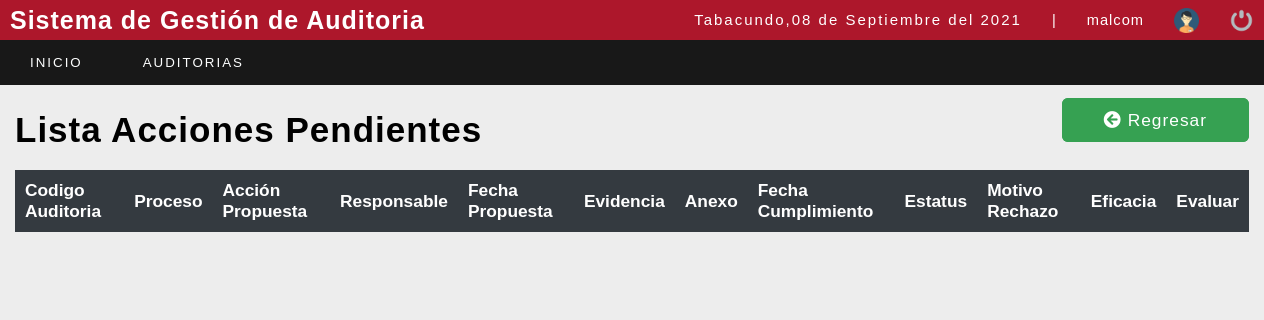
The app's page /sistema/lista_accionespendientes.php?idpa=48&id=350&ida=130 (signed in), older data.
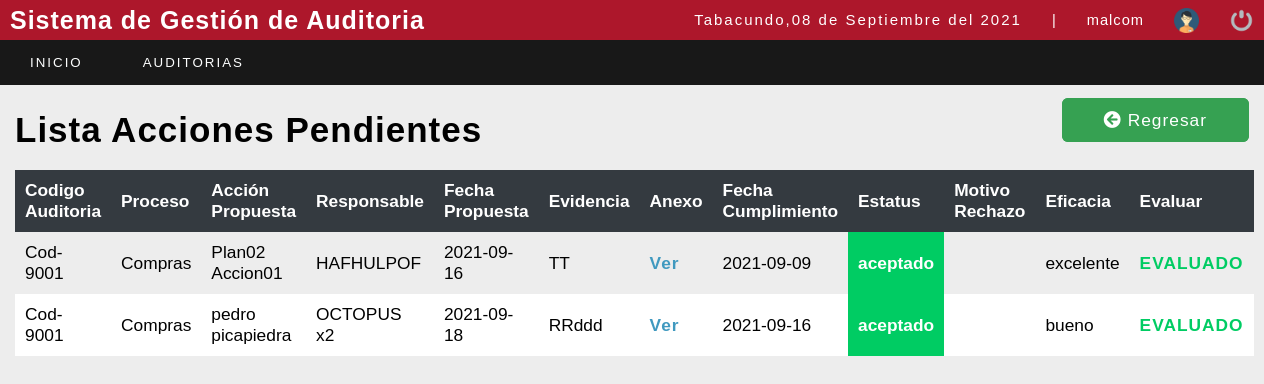
The same page, newer data.
### tables this page shows
CREATE TABLE `accionespropuestas` (
  `idaccionpropuesta` int(11) NOT NULL,
  `idplanaccion` int(11) NOT NULL,
  `accionpropuesta` varchar(100) NOT NULL,
  `responsable` varchar(100) NOT NULL,
  `fechapropuesta` date NOT NULL,
  `evidencia` varchar(150) NOT NULL,
  `fechacumplimiento` date DEFAULT NULL,
  `status` varchar(20) DEFAULT NULL,
  `motivonoaceptacion` varchar(150) DEFAULT NULL,
  `eficacia` varchar(100) DEFAULT NULL,
  `estadover` int(11) DEFAULT 1
);

### sistema/includes/funtions.php (called while the page is built, shortened)
<?php
	function fechaC(){
		$mes = array("","Enero",
					  "Febrero",
					  "Marzo",
					  "Abril",
					  "Mayo",
					  "Junio",
					  "Julio",
					  "Agosto",
					  "Septiembre",
					  "Octubre",
					  "Noviembre",
					  "Diciembre");
		return date('d')." de ". $mes[date('n')] . " del " . date('Y');
	}
 ?>

### sistema/lista_accionespendientes.php (the view, shortened to what this page needs)
<?php
include "../conexion.php";
if (empty($_REQUEST['idpa']) || empty($_REQUEST['id']) || empty($_REQUEST['ida'])) {
	header("location: lista_auditorvistaeje.php");
	mysqli_close($conection);
} else {
	$idplanaccion = $_REQUEST['idpa'];
	$iddetalleclausula = $_REQUEST['id'];
	$iddetalleauditoria = $_REQUEST['ida'];
}
?>
<!DOCTYPE html>
<html lang="en">
<head>
	<?php include "includes/scripts.php"; ?>
	<link rel="stylesheet" href="https://pro.fontawesome.com/releases/v5.10.0/css/all.css" />
</head>
<body>
	<?php include "includes/header.php"; ?>
	<section id="container">
		<div style="display: flex;  justify-content:space-between; margin: 20px 0px; ">
			<h1>Lista Acciones Pendientes</h1>
			<div style="justify-content:flex-start">
				<a style="border: 2px solid #36A152;  color: #ffffff; padding:10px 40px; background-color: #36A152; border-radius: 6px;" href="lista_planesauditado.php?id=<?php echo $iddetalleclausula ?>&ida=<?php echo $iddetalleauditoria ?>" class="btn_save"><i class="fas fa-arrow-circle-left"></i> Regresar</a>
			</div>
		</div>
		<table>
			<tr>
				<th>Codigo Auditoria</th>
				<th>Proceso</th>
				<th>Acción Propuesta</th>
				<th>Responsable</th>
				<th>Fecha Propuesta</th>
				<th>Evidencia</th>
				<th>Anexo</th>
				<th>Fecha Cumplimiento</th>
				<th>Estatus</th>
				<th>Motivo Rechazo</th>
				<th>Eficacia</th>
				<th>Evaluar</th>
			</tr>
			<?php
			$query = mysqli_query($conection, "SELECT DISTINCT codigoauditoria,nombreproceso,accionpropuesta,responsable,fechapropuesta,evidencia,fechacumplimiento,status,motivonoaceptacion,eficacia,idaccionpropuesta,estado FROM norma n, grupoauditor ga, detallegrupo dg, detalleauditoria da,clausula c, detalleclausula dc , plandeaccion pa , accionespropuestas ap , procesos p WHERE n.idnorma=ga.idnorma and ga.idgrupo=dg.idgrupo AND dg.idgrupo=da.idgrupo AND dc.iddetalleauditoria=da.iddetalleauditoria AND   dc.iddetalleclausula=pa.iddetalleclausula AND pa.idplandeaccion=ap.idplanaccion AND ap.idplanaccion=$idplanaccion  AND dc.idclausula=c.idclausula AND c.idproceso=p.idproceso AND pa.idplandeaccion=ap.idplanaccion ORDER BY idaccionpropuesta");
			$result = mysqli_num_rows($query);
			if ($result > 0) {
				while ($data = mysqli_fetch_array($query)) {
			?>
					<tr>
						<td><?php echo $data[0];  ?></td>
						<td><?php echo $data[1];  ?></td>
						<td><?php echo $data[2];  ?></td>
						<td><?php echo $data[3];  ?></td>
						<td><?php echo $data[4];  ?></td>
						<td><?php echo $data[5];  ?></td>
						<td><a style="color: #4099BF; font-weight: bold" href="lista_anexoauditado.php?idap=<?php echo $data[10]; ?>&idpa=<?php echo $idplanaccion; ?>&id=<?php echo $iddetalleclausula; ?>&ida=<?php echo  $iddetalleauditoria;?>&es=<?php echo  $data[11];?>">Ver</a></td>
						<td><?php echo $data[6];  ?></td>
						<?php
						if ($data[7] == "aceptado") { ?>
							<td style="background-color: #00CC63; color: #FFFFFF; font-weight: bold; "><?php echo $data[7];  ?></td>
						<?php
						} else if (!isset($data[7])) { ?>
							<td><?php echo $data[7]; ?></td>
						<?php
						} else { ?>
							<td style="background-color: #FF1F57; color:#FFFFFF; font-weight: bold;"><?php echo $data[7];  ?></td>
						<?php
						}
						?>
						<td><?php echo $data[8];  ?></td>
						<td><?php echo $data[9];  ?></td>
						<?php
						if ($data[11] == 3) {
							if (!isset($data[7])) {
						?>
								<td>
									<a style="color: #FF1F57; font-weight: bold ">EVALUAR</a>
								</td>
							<?php
							} else {
							?>
								<td>
									<a style="color: #00CC63; font-weight: bold">EVALUADO</a>
								</td>
							<?php
							}
						}
						?>
					</tr>
			<?php
				}
			}
			?>
		</table>
	</section>
</body>
</html>

### sistema/includes/scripts.php (shortened to what this page needs)
<link rel="stylesheet" type="text/css" href="css/style.css">
<?php include "funtions.php";?>

### sistema/includes/header.php (shortened to what this page needs)
<header>
		<div class="header">
			<h1 class="relleno">Sistema de Gestión de Auditoria</h1>
			<div class="optionsBar">
				<p>Tabacundo,<?php echo fechaC(); ?></p>
				<span>|</span>
				<span class="user"><?php echo $_SESSION['user']; ?></span>
				<img class="photouser" src="img/user.png" alt="Usuario">
				<a href="exit.php"><img class="close" src="img/salir.png" alt="Salir del sistema" title="Cerrar Sesión"></a>
			</div>
		</div>
    <?php include "nav.php";?>
	</header>

### sistema/includes/nav.php (shortened to what this page needs)
<nav>
	<ul>
		<li><a href="index.php">Inicio</a></li>
		<?php
		if ($_SESSION['rol'] == 2) {
		?>
			<li class="principal">
				<a href="#">Auditorias</a>
			</li>
		<?php } ?>
	</ul>
</nav>

### sistema/css/style.css (style rules this page uses)
* { margin: 0; padding: 0; box-sizing: border-box; }
body { background: #ededed; }
h1, h2, h3, h4, h5, h6 { font-family: Arial, sans-serif; font-weight: bold; letter-spacing: 1px; }
h1 { font-size: 25px; }
a { text-decoration: none; font-family: Arial, sans-serif; letter-spacing: 1px; }
p { font-family: Arial, sans-serif; letter-spacing: 2px; font-size: 15px; line-height: 20px; }
span { font-family: Arial, sans-serif; letter-spacing: 1px; font-size: 15px; line-height: 20px; }
header { position: fixed; width: 100%; }
.header { color: #fff; background: #AD172B; height: 40px; display: -webkit-flex; display: -moz-flex; display: -ms-flex; display: -o-flex; display: flex; justify-content: space-between; align-items: center; padding: 10px; }
.optionsBar { display: -webkit-flex; display: -moz-flex; display: -ms-flex; display: -o-flex; display: flex; justify-content: center; align-items: center; }
.optionsBar span { color: #fff; font-size: 11pt; font-family: Arial, sans-serif; margin-left: 30px; }
.photouser { margin-left: 30px; width: 25px; height: 25px; }
.close { width: 25px; height: 25px; }
.optionsBar a { display: -webkit-flex; display: -moz-flex; display: -ms-flex; display: -o-flex; display: flex; margin-left: 30px; }
nav ul { background: rgba(0, 0, 0, 0.9); list-style: none; display: -webkit-flex; display: -moz-flex; display: -ms-flex; display: -o-flex; display: flex; justify-content: left; align-items: center; }
nav ul>li a { position: relative; }
nav a { color: #fdfefe; display: block; font-size: 10pt; font-family: Arial, sans-serif; padding: 15px 30px; text-transform: uppercase; letter-spacing: 2px; transition: background 0.5s; }
nav .principal>a { background-position-x: 0%; background-position-y: 0%; background-size: auto auto; background-position: 94% center; background-size: 10px; }
#container { padding: 90px 15px 15px; }
.btn_save { font-size: 13pt; background: #0069D9; padding: 10px; color: #fff; letter-spacing: 1px; border: 0; cursor: pointer; margin: 15px auto; }
#container h1 { font-size: 35px; display: inline-block; }
table { border-collapse: collapse; font-size: 13pt; font-family: Arial, sans-serif; width: 100%; }
table th { text-align: left; padding: 10px; background: #343A40; color: #fff; }
table tr:nth-child(odd) { background: #fff; }
table td { padding: 10px; }

Row changes from the older to the newer data that the page shows:
added accionespropuestas: data "Cod-9001", data "Compras", accionpropuesta "Plan02 Accion01", responsable "HAFHULPOF", fechapropuesta "2021-09-16", evidencia "TT", fechacumplimiento "2021-09-09", status "aceptado", eficacia "excelente"
added accionespropuestas: data "Cod-9001", data "Compras", accionpropuesta "pedro picapiedra", responsable "OCTOPUS x2", fechapropuesta "2021-09-18", evidencia "RRddd", fechacumplimiento "2021-09-16", status "aceptado", eficacia "bueno"
